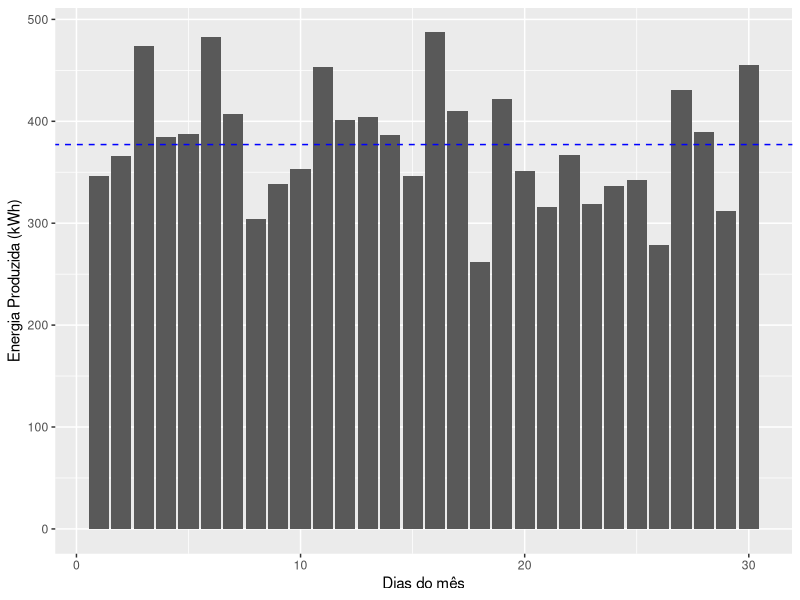
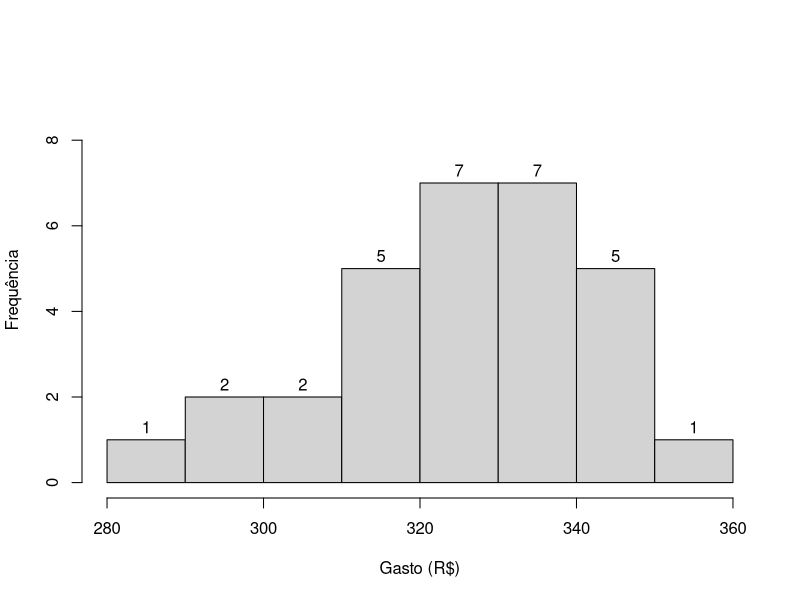
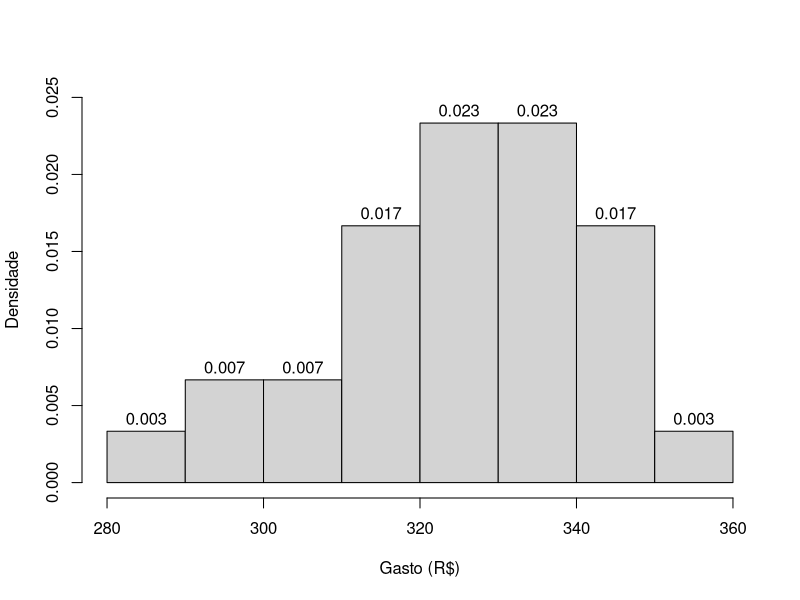
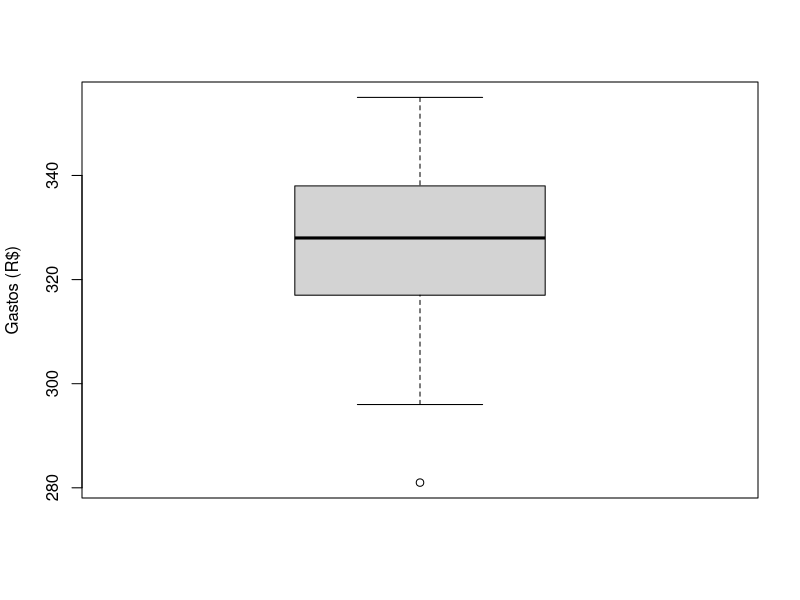
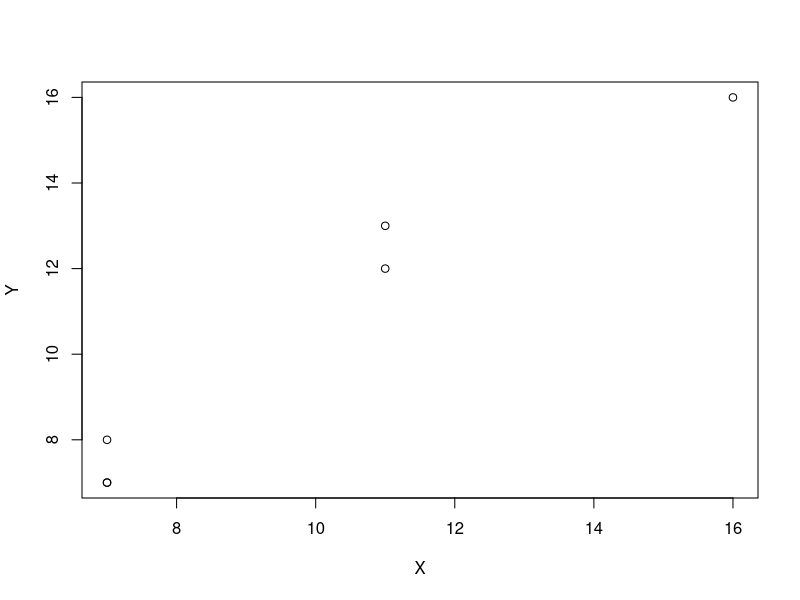
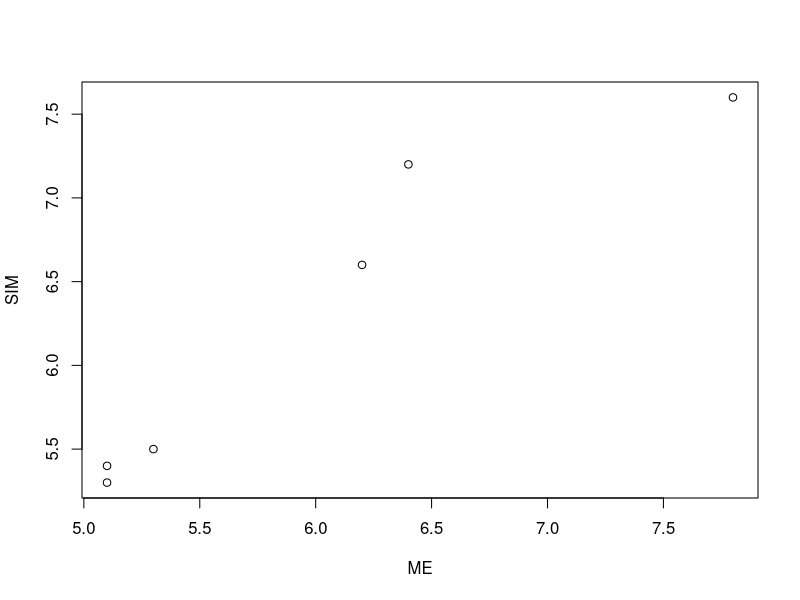
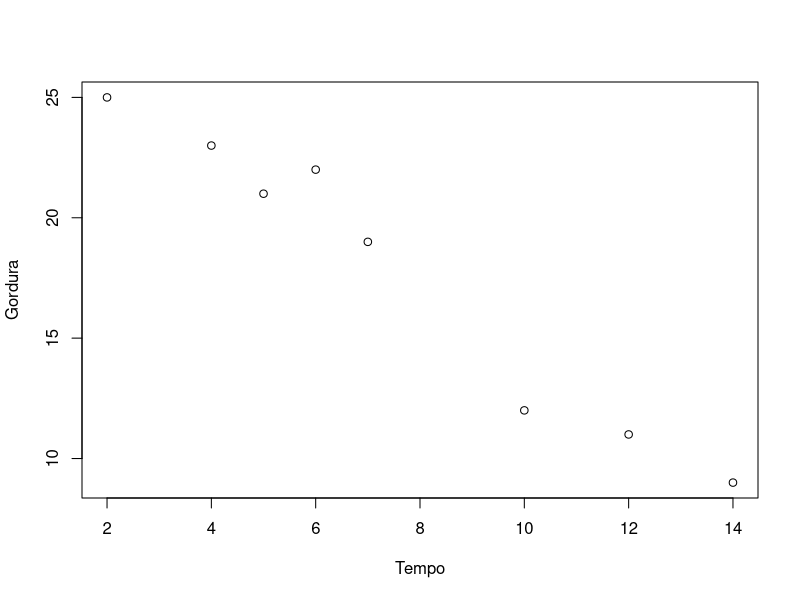

Recreate these plots in R, in order.
## ---- chunk 1
knitr::opts_chunk$set(#collapse = TRUE,
                      echo = TRUE, 
                      size = "footnotesize",
                      comment = NA,
                      warning = FALSE,
                      message = FALSE,
                      #out.width = "1\\linewidth",
                      fig.align = "center",
                      fig.width = 8, 
                      fig.height = 4, 
                      fig.show = "hold",
                      #fig.path = "Figuras1/",
                      fig.pos = "!htb",
                      fig.cap = TRUE,
                      background = "#E6E6FA",
                      #background = "black",
                      dev = c("png",'pdf'),
                      res=300,
                      dpi = 300)
## ---- chunk 2
#library(tidyverse)
#library(tinytex)
library(knitr)
library(kableExtra)
library(xtable)
library(ggplot2)
library(dplyr)
## ---- chunk 3
#| label: tbl-transp
#| tbl-cap: "Tempo gasto, em minutos, para 10 funcionários irem de casa até a empresa em que trabalham de duas maneiras, ou transporte coletivo (TC) ou automóvel próprio (AP)."
#| tbl-cap-location: top
set.seed(7)
pp <- round(rnorm(10,mean=30,sd=5),0)
qq <- round(rnorm(10,mean=20,sd=5),0)
dd <- t(data.frame(Funcionario=1:10,
                 TC=pp, AP=qq))
dt <- as.data.frame(t(dd))
dd %>% 
  kable() %>% 
  kable_styling(full_width = FALSE, bootstrap_options = c("striped", "hover", "condensed", "responsive"))
## ---- chunk 4
TC <- c(41,24,27,28,25,25,34,29,31,41)
AP <- c(22,34,31,22,29,22,16,18,20,25)
dados <- data.frame(Funcionario=1:10,TC,AP)
dados
## ---- chunk 5
# Média e desvio padrão de TC
mean(dados[,2])
sd(dados[,2])
# Média e desvio padrão de AP
mean(dados[,3])
sd(dados[,3])
## ---- chunk 6
#Coeficiente de Variação (%):
#TC
round((sd(dados[,2])/mean(dados[,2]))*100,2)
#AP
round((sd(dados[,3])/mean(dados[,3]))*100,2)
## ---- chunk 7
set.seed(123)
energia <- round(c(rnorm(30,380,60)),2)
energia
## ---- chunk 8
# carregando a biblioteca
library(ggplot2)

# criando os dados
set.seed(123)
data <- data.frame(
  dia=1:30,  
  valor=round(c(rnorm(30,380,60)),2)
)
# Gráfico de barras
ggplot(data, aes(x=dia, y=valor)) + 
  geom_bar(stat = "identity") +
  geom_abline(slope=0, 
              intercept=mean(data$valor),
              col = "blue",lty=2)+
  labs(x="Dias do mês",
       y="Energia Produzida (kWh)")
## ---- chunk 9
library(gtools)
dd <- c(7,9,15)
vv <- var(dd)*2/3;vv
## ---- chunk 10
y = as.data.frame(permutations(n=3, r=2, 
                 v=dd, 
                 repeats.allowed=T))
colnames(c('r1','r2'))
## ---- chunk 11
y$s <- apply(y[,1:2],1, var)
y$v <- apply(y[,1:2],1, var)/2
y
## ---- chunk 12
ms <- mean(y$s);ms
mv <- mean(y$v);mv
## ---- chunk 13
#| label: tbl-adoles
#| tbl-cap: "Gastos mensais de 30 adolescentes para se alimentarem fora de casa."
#| tbl-cap-location: top
set.seed(7)
dp <- round(rnorm(30,325,100),0)
dp <- rpois(30,325)
dp %>% matrix(nrow = 3) %>% 
  kable() %>% 
  kable_styling(full_width = FALSE, bootstrap_options = c("striped", "hover", "condensed", "responsive"))

## ---- chunk 14
# Dados
dados <- c(309,324,305,312,281,341,355,296,
           342,337,334,321,322,299,335,320,
           338,330,323,330,332,342,346,317,
           326,319,333,339,311,344)
dados
## ---- chunk 15
#| Label: fig-hist1
#| fig-cap: "Histograma (frequência) dos gastos mensais de 30 adolescentes para se alimentarem."
par(bg="white")
hist(dados, labels = T, main = "",
     xlab = 'Gasto (R$)', ylab = 'Frequência',
     ylim =c(0,9))
## ---- chunk 16
par(bg="white")
hist(dados, labels = T, main = "",
     xlab = 'Gasto (R$)', ylab = 'Densidade',
     probability = T, ylim = c(0,0.025))
## ---- chunk 17
summary(dados)
## ---- chunk 18
par(bg="white")
boxplot(dados, ylab = "Gastos (R$)") 
## ---- chunk 19
var(dados)
sd(dados)
(sd(dados)/mean(dados))*100
## ---- chunk 20
# Coeficiente de variação
# A:
(1500000/3280000)*100
#B
(500000/630000)*100
## ---- chunk 21
#| label: tbl-corr1
#| tbl-cap-location: top
#| tbl-cap: "Seis observações das variáveis X e Y."
set.seed(1)
x <- round(rnorm(6,mean = 10,sd=4),0)
y <- x + round(rnorm(6,mean = 0,sd=1),0)
dd <- t(data.frame(X=x, Y=y))
dd %>% 
  kable() %>% 
  kable_styling(full_width = FALSE, bootstrap_options = c("striped", "hover", "condensed", "responsive")) 
## ---- chunk 22
x <- c(7,11,7,16,11,7)
y <- c(7,12,8,16,13,7)
dados3 <- data.frame(X=x, Y=y)
dados3
## ---- chunk 23
par(bg="white")
plot(Y~X, dados3) 
## ---- chunk 24
cov(x,y)
## ---- chunk 25
cor(x,y)
# ou 
cov(x,y)/(sd(x)*sd(y))
## ---- chunk 26
#| label: tbl-corr2
#| tbl-cap-location: top
#| tbl-cap: "Seis observações das variáveis ME e SIM."
set.seed(1)
Aluno <- round(1:6,0)
x <- round(rnorm(6,mean = 6,sd=1.1),1)
y <- x + round(rnorm(6,mean = 0,sd=0.5),1)
dd <- t(data.frame(Aluno, ME=x, SIM=y))
dd %>% 
  kable() %>% 
  kable_styling(full_width = FALSE, bootstrap_options = c("striped", "hover", "condensed", "responsive"))
## ---- chunk 27
ME     <- c(5.3,6.2,5.1,7.8,6.4,5.1)
SIM	   <- c(5.5,6.6,5.4,7.6,7.2,5.3)
dados4 <- data.frame(Aluno=1:6,ME, SIM)
dados4
## ---- chunk 28
par(bg="white")
plot(SIM~ME,data = dados4) 
## ---- chunk 29
cov(dados4$ME,dados4$SIM)
## ---- chunk 30
cor(dados4$ME,dados4$SIM)
# ou 
cov(dados4$ME,dados4$SIM)/(sd(dados4$ME)*sd(dados4$SIM))
## ---- chunk 31
#| label: tbl-corr3
#| tbl-cap-location: top
#| tbl-cap: "Tempo de caminhada (horas) e gordura corporal (%) de oito indivíduos."
set.seed(1)
x <- c(6,12,4,2,5,7,14,10)
y <- c(22,11,23,25,21,19,9,12)
dd <- t(data.frame(Indivíduo=1:8, Tempo=x, Gordura =y))
dd %>% 
  kable() %>% 
  kable_styling(full_width = FALSE, bootstrap_options = c("striped", "hover", "condensed", "responsive"))
## ---- chunk 32
Tempo   <- c(6,12,4,2,5,7,14,10)
Gordura <- c(22,11,23,25,21,19,9,12)
dados5  <- data.frame(Ind=1:8,Tempo, Gordura)
dados5
## ---- chunk 33
par(bg="white")
plot(Gordura~Tempo,data = dados5) 
## ---- chunk 34
cov(dados5$Tempo,dados5$Gordura)
## ---- chunk 35
cor(dados5$Tempo,dados5$Gordura)
